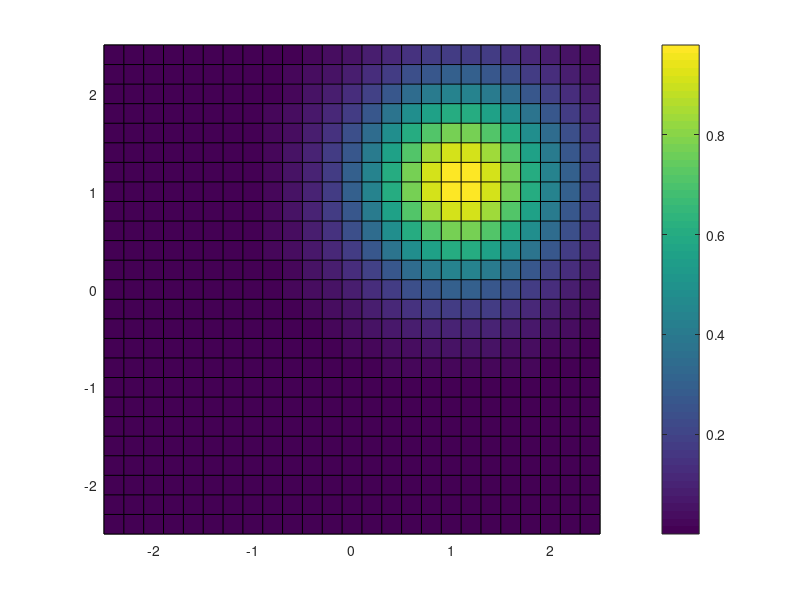

Write MATLAB code to recreate this figure.
clear all, close all, clc

dx = 0.2;
dy = 0.2;

x = -2.5:dx:2.5; 
y = -2.5:dy:2.5; 

[X,Y] = meshgrid(x,y);
N = 11;

for ii=1:N
    x0 = -1+(ii-1)/5;
    y0 = x0;
    z = exp(-(X-x0).^2-(Y-y0).^2);
    pcolor(x,y,z), colorbar
    pause(0.5)
end
